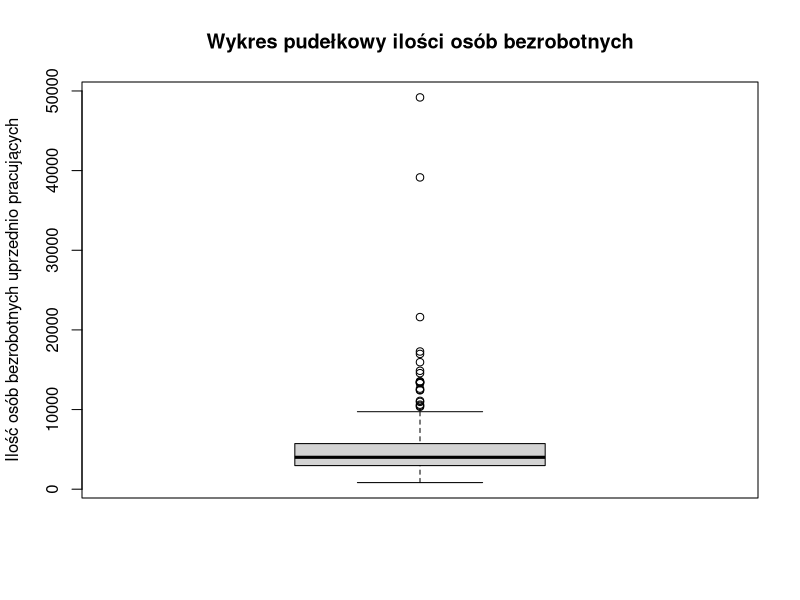
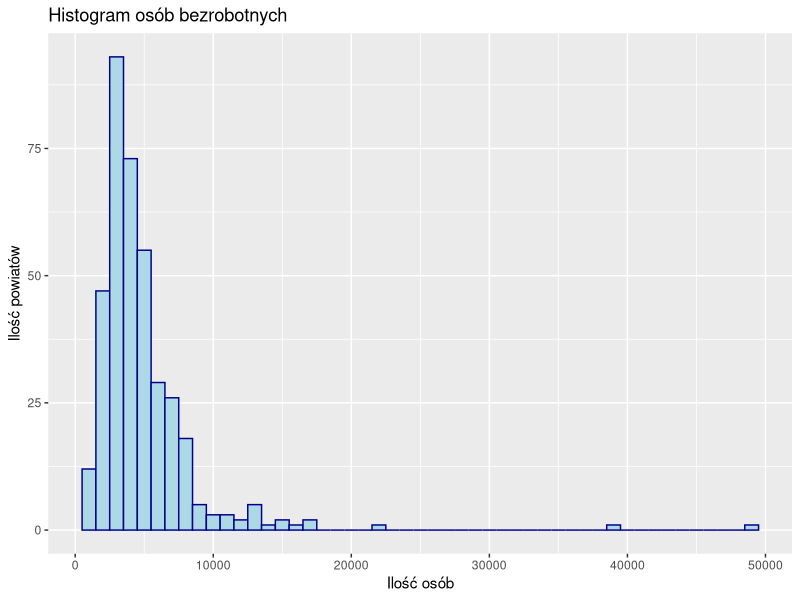
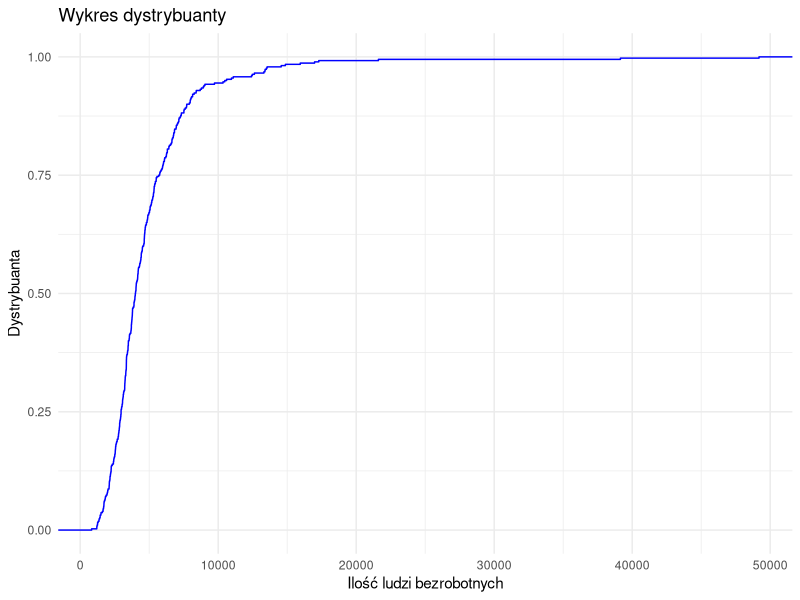
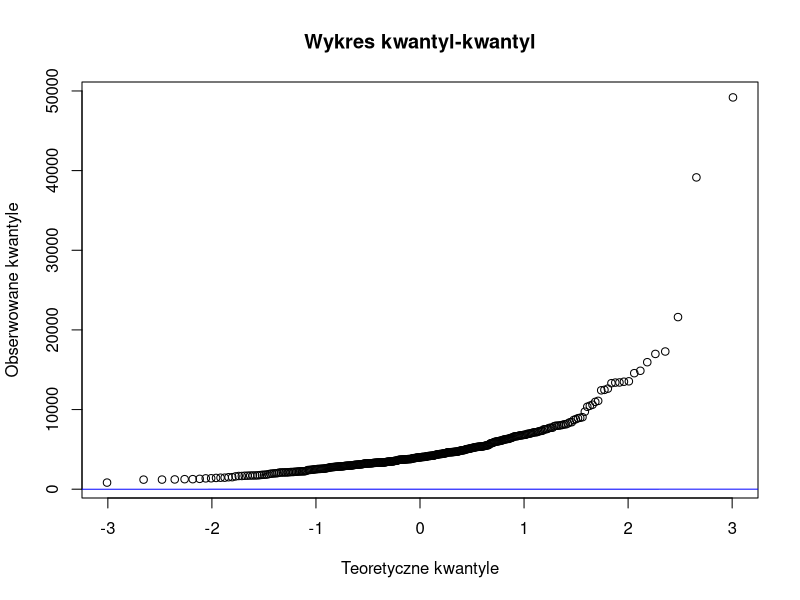

The R source for these figures, in order:
getwd()
setwd('C:/Users/user/Desktop/SEMESTR 4/STATYSTYKA')


install.packages("readxl")
library(readxl)
dane <- read_excel('BEZROBOTNI_REJESTROWANI.xlsx', 2, col_names =  F)
View(dane)


library(dplyr)
dane <- dane %>% slice(-c(2,4))


# tworzenie tabeli tylko dla stycznia

dane_styczen <- dane[,2:16]
View(dane_styczen)

h1 <- c(as.character(dane_styczen[1,1]), as.character(dane_styczen[2,2:length(dane_styczen[2,])])) 
h1
dane_styczen <- dane_styczen %>% slice(-c(1:2))
colnames(dane_styczen) <- h1

View(dane_styczen)


# chcemy porownac tylko 2014 i 2024

gen_dane <- dane_styczen[c(1, 5, 15) ]
View(gen_dane)


#zamiana na typ liczbowy

(typeof(gen_dane$`2014`))
gen_dane$`2014` <- as.numeric(gen_dane$`2014`)
gen_dane$`2024` <- as.numeric(gen_dane$`2024`)


# obliczenia parametrow

## srednia

(srednia_2014 <- mean(gen_dane$`2014`)) 
(srednia_2024 <- mean(gen_dane$`2024`))


## odchylenie standardowe

(odchylenie_2014 <- sd(gen_dane$`2014`))
(odchylenie_2024 <- sd(gen_dane$`2024`))


## wspolczynnik zmiennosci

(wspol_zm_2014 <- (odchylenie_2014 / srednia_2014) * 100)
(wspol_zm_2024 <- (odchylenie_2024 / srednia_2024) * 100)


## kwantyle i mediana

(kwantyl1_2014 <- quantile(gen_dane$`2014`, probs = 0.25))
(mediana_2014 <- median(gen_dane$`2014`))
(kwantyl3_2014 <- quantile(gen_dane$`2014`, probs = 0.75))

(kwantyl1_2024 <- quantile(gen_dane$`2024`, probs = 0.25))
(mediana_2024 <- median(gen_dane$`2024`))
(kwantyl3_2024 <- quantile(gen_dane$`2024`, probs = 0.75))


## wartosci min i max

# Wartość minimalna dla każdej kolumny
(min_values <- sapply(gen_dane[, c("2014", "2024")], min))

# Wartość maksymalna dla każdej kolumny
(max_values <- sapply(gen_dane[, c("2014", "2024")], max))


## Rozstep

(rozstep_2014 <- max_values[1] - min_values[1])
(rozstep_2024 <- max_values[2]- min_values[2])

## wariancja

(war_2014 <- var(gen_dane$`2014`))
(war_2024 <- var(gen_dane$`2024`))


## Skośność
install.packages("e1071")
library(e1071)
(skosnosc_2014 <- round(skewness(gen_dane$`2014`), 3))
(skosnosc_2024 <- round(skewness(gen_dane$`2024`), 3))


## Dominanta
(dominanta_2014 <- as.numeric(names(which.max(table(gen_dane$`2014`)))))
(dominanta_2024 <- as.numeric(names(which.max(table(gen_dane$`2024`)))))


## Kurtoza
kurtoza_2014 <- kurtosis(gen_dane$`2014`)
kurtoza_2014 <- kurtosis(gen_dane$`2024`)

# Wykresy

library(ggplot2)

## Wykres pudełkowy

boxplot(gen_dane$`2014`, main = "Wykres pudełkowy ilości osób bezrobotnych",
        ylab = "Ilość osób bezrobotnych uprzednio pracujących")


## Histogram

ggplot(gen_dane, aes(x=`2014`)) +
  geom_histogram( binwidth=1000,
                 color="darkblue", fill="lightblue") +
  labs(title="Histogram osób bezrobotnych",x="Ilość osób", y="Ilość powiatów")


## Wykres dominanty

ggplot(gen_dane, aes(x = `2014`)) +
  stat_ecdf(geom = "step", color = "blue") +
  labs(title = "Wykres dystrybuanty",x = "Ilość ludzi bezrobotnych", y = "Dystrybuanta") +
  theme_minimal()


##

dane <- rnorm(100)

# Utworzenie wykresu kwantyl-kwantyl
qq <- qqnorm(gen_dane$`2014`, main = "Wykres kwantyl-kwantyl", xlab = "Teoretyczne kwantyle", ylab = "Obserwowane kwantyle")
qqline(dane, col = "blue")
